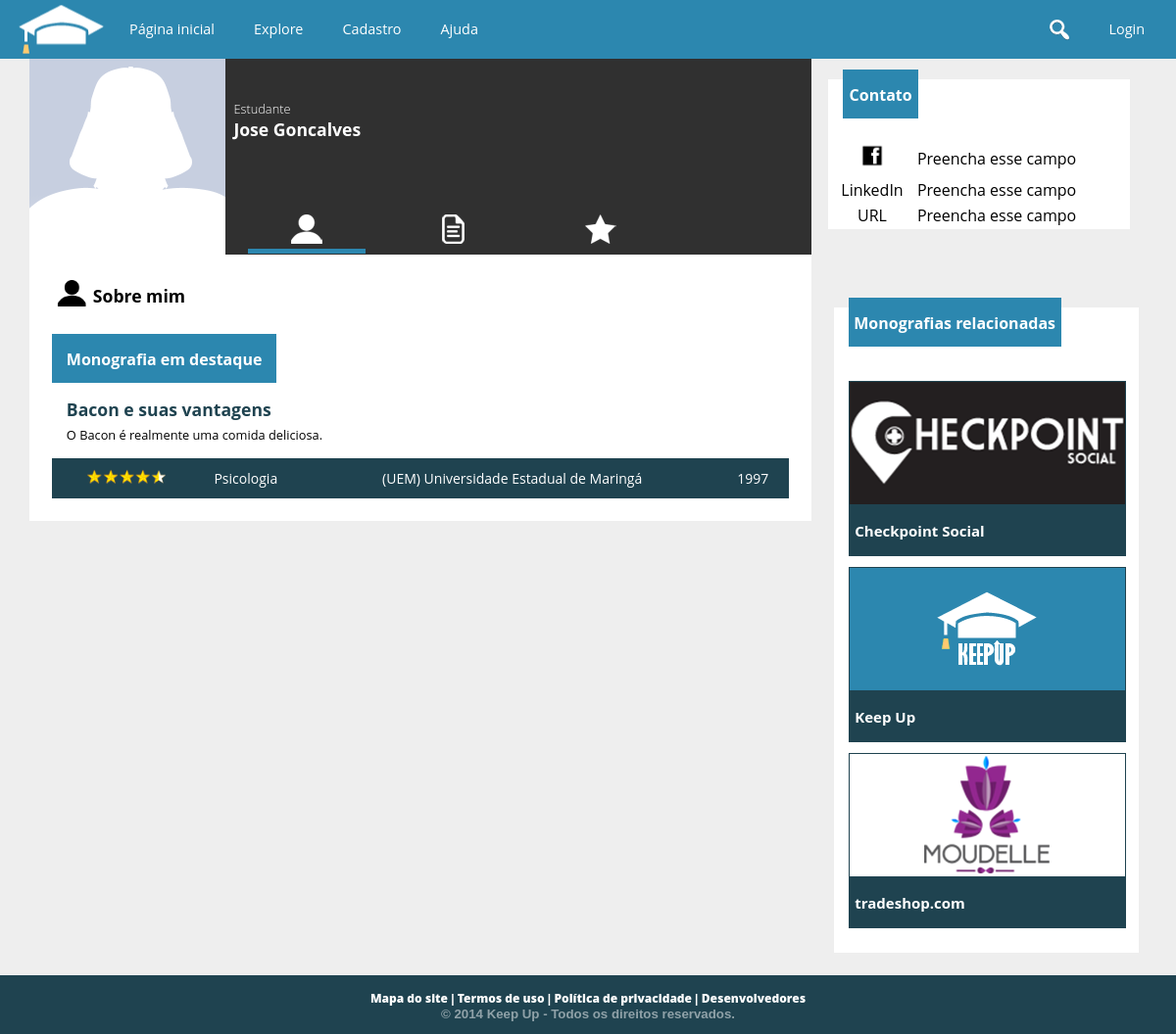
The page /aluno.php?u=zeds on the database its author committed.
### tables this page shows
CREATE TABLE `aluno` (
  `cd_aluno` int(11) NOT NULL AUTO_INCREMENT,
  `cd_usuario` int(11) NOT NULL,
  `nm_aluno` varchar(100) NOT NULL,
  `dt_nascimento` date NOT NULL,
  `tx_bio` text,
  `nm_url_avatar` text,
  `nm_fb` varchar(50) DEFAULT NULL,
  `tx_url_linkedin` text,
  `tx_url_externo` text,
  `nm_profissao` varchar(50) DEFAULT NULL,
  `cd_cidade` int(11) DEFAULT NULL,
  PRIMARY KEY (`cd_aluno`),
  UNIQUE KEY `cd_usuario` (`cd_usuario`),
  KEY `fk_alunocidade` (`cd_cidade`),
  CONSTRAINT `fk_alunocidade` FOREIGN KEY (`cd_cidade`) REFERENCES `cidade` (`cd_cidade`),
  CONSTRAINT `fk_alunousuario` FOREIGN KEY (`cd_usuario`) REFERENCES `usuario` (`cd_usuario`)
);

CREATE TABLE `trabalho` (
  `cd_trabalho` int(11) NOT NULL AUTO_INCREMENT,
  `nm_titulo` varchar(200) NOT NULL,
  `ds_resumo` text,
  `cd_escola` int(11) NOT NULL,
  `cd_curso` int(11) NOT NULL,
  `dt_publicado` datetime NOT NULL,
  `aa_publicacao` int(4) NOT NULL,
  `tx_pchave` varchar(255) DEFAULT '',
  PRIMARY KEY (`cd_trabalho`),
  KEY `fk_trabalhoescola` (`cd_escola`),
  KEY `fk_trabalhocurso` (`cd_curso`),
  CONSTRAINT `fk_trabalhocurso` FOREIGN KEY (`cd_curso`) REFERENCES `curso` (`cd_curso`),
  CONSTRAINT `fk_trabalhoescola` FOREIGN KEY (`cd_escola`) REFERENCES `escola` (`cd_escola`)
);

CREATE TABLE `curso` (
  `cd_curso` int(11) NOT NULL AUTO_INCREMENT,
  `nm_curso` varchar(100) NOT NULL,
  `vl_nivel` tinyint(4) NOT NULL,
  `cd_area` int(11) NOT NULL,
  PRIMARY KEY (`cd_curso`),
  UNIQUE KEY `nm_curso` (`nm_curso`),
  KEY `fk_curso_area` (`cd_area`),
  CONSTRAINT `fk_curso_area` FOREIGN KEY (`cd_area`) REFERENCES `area` (`cd_area`)
);

CREATE TABLE `escola` (
  `cd_escola` int(11) NOT NULL AUTO_INCREMENT,
  `cd_usuario` int(11) NOT NULL,
  `nm_escola` varchar(300) NOT NULL,
  `nm_cnpj` char(14) NOT NULL,
  `tx_url_avatar` text,
  `tx_info` text,
  `tx_endereco` varchar(150) DEFAULT NULL,
  `tx_contato` text,
  `tx_url_externo` text,
  `cd_cidade` int(11) DEFAULT NULL,
  PRIMARY KEY (`cd_escola`),
  UNIQUE KEY `cd_usuario` (`cd_usuario`),
  UNIQUE KEY `nm_cnpj` (`nm_cnpj`),
  KEY `fk_escolacidade` (`cd_cidade`),
  CONSTRAINT `fk_escolacidade` FOREIGN KEY (`cd_cidade`) REFERENCES `cidade` (`cd_cidade`),
  CONSTRAINT `fk_escolausuario` FOREIGN KEY (`cd_usuario`) REFERENCES `usuario` (`cd_usuario`)
);

### conexao.class.php (called while the page is built, shortened)
<?php
class Conexao {
	private $host = "localhost:3307";
	private $usuario = "root";
	private $senha = "usbw";
	private $banco = "keepup";
	private function conectar() {
		if($this->conexao = mysql_connect($this->host, $this->usuario, $this->senha)) {
			if($this->conexaoBanco = mysql_select_db($this->banco)) {
				return $this;
			}
		}
		die(mysql_error());
	}
	public function consultar($sql) {
		if($query = mysql_query($sql)) {
			$arr_resultado = array();
			while($resultado = mysql_fetch_array($query)) {
				array_push($arr_resultado, $resultado);
			}
			return $arr_resultado;
		}
		else {
			echo mysql_error();
			$this->desconectar();
			return false;
		}
	}
}
?>

### public_html/aluno.php (the view, shortened to what this page needs)
<?php
require("../conexao.class.php");
$conexao = new Conexao();
	$nm_login = $_GET['u'];
	$usuario = "SELECT cd_usuario FROM usuario WHERE nm_login = '$nm_login'";
	$pageuser = $conexao->consultar($usuario);
	$comando = "SELECT * FROM aluno WHERE cd_usuario = {$pageuser[0]['cd_usuario']}";
	$aluno = $conexao->consultar($comando);
	$cd_aluno = $aluno[0]["cd_aluno"];
	$consulta = "SELECT t.* FROM autoria a, trabalho t WHERE a.cd_aluno = $cd_aluno and t.cd_trabalho = a.cd_trabalho";
	$trabalhosAluno = $conexao->consultar($consulta);
	$cont = 0;
	foreach ($trabalhosAluno as $cadatrabalho) {
		$cont = $cont + 1;
		$comando = "SELECT SUM(vl_voto) AS soma FROM voto WHERE cd_trabalho = {$cadatrabalho["cd_trabalho"]}";
		$notatrabalho = $conexao->consultar($comando);
		if($cont == 1)	{
				$maiornota = $notatrabalho;
				$trabalhodestaque = $cadatrabalho['cd_trabalho'];
		}
		else {
			if ($notatrabalho > $maiornota)	{
					$maiornota = $notatrabalho;
					$trabalhodestaque = $cadatrabalho['cd_trabalho'];
			}
		}
	}
	if(isset($trabalhodestaque))
	{
	$consulta =
			"SELECT * FROM trabalho
			WHERE cd_trabalho = $trabalhodestaque";
	$trabalhoTop = $conexao->consultar($consulta);
 $nomeCurso = $conexao->consultar("SELECT c.nm_curso
        FROM trabalho t, curso c WHERE t.cd_trabalho = {$trabalhoTop[0]['cd_trabalho']}
        AND t.cd_curso = c.cd_curso");
  $nomeInstituicao = $conexao->consultar("SELECT nm_escola
    FROM escola WHERE cd_escola = {$trabalhoTop[0]['cd_escola']}");
	}
   ?>
<!doctype html>
<html>
<head>
<link href="cs/global.css" type="text/css" rel="stylesheet">
<link href="cs/estilo_user.css" rel="stylesheet" type="text/css">
</head>
<body>
<?php include "header.php"; ?>
     <div id="usuario">
    	 <div id="lado_left">
            <div id="foto_perfil_usuario" style="background-image:url(<?php if($aluno[0]['nm_url_avatar'] <> '')
			echo 'images/upload/'.$pageuser[0]["cd_usuario"]."/".$aluno[0]['nm_url_avatar'];
		else
			echo 'images/default/usericon.png';
		?>)"> </div>
            <div id="dados_usuario">
                <div id="texto_dados">
                    <h3> Estudante </h3>
                    <h1><?php echo  $aluno[0]["nm_aluno"]; ?></h1>
                </div>
                <div id="icones_dados">
                <a href="?ver=perfil&u=<?php echo $nm_login; ?>">	<div class="bot_perfil" id="profile" <?php if(!isset($_GET["ver"]) or $_GET["ver"] == "perfil"){ ?>style="border-bottom:5px solid #2c87af" <?php } ?>> </div> </a>
                <a href="?ver=trabalhos&u=<?php echo $nm_login; ?>">    <div class="bot_perfil" id="monografias" <?php if(isset($_GET["ver"]) and $_GET["ver"] == "trabalhos"){ ?>style="border-bottom:5px solid #2c87af" <?php } ?>> </div> </a>
                <a href="?ver=favoritos&u=<?php echo $nm_login; ?>" >    <div class="bot_perfil" id="favoritos" <?php if(isset($_GET["ver"]) and $_GET["ver"] == "favoritos"){ ?>style="border-bottom:5px solid #2c87af" <?php } ?>> </div> </a>
                </div>
            </div>
		</div>
        <div id="lado_right">
        	<div id="contato">
            	<header class="UltimosTrabalhos" style="background-color:white;">
                          <div class="latest_posts" style="margin:-10px auto auto 5%;"> <h1>  Contato </h1> </div>
                </header>
                <table style="background-color:white">
                	<tr>
                    	<td> <img src="images/face.png" width="30"></td>
                        <td style="text-align:left;"> <?php if($aluno[0]['nm_fb'] != "") {echo "www.facebook.com/".$aluno[0]['nm_fb'];}
    	else { echo "Preencha esse campo";} ?> </td>
                    </tr>
                    <tr>
                    	<td> LinkedIn </td>
                        <td style="text-align:left;"> <?php if($aluno[0]['tx_url_linkedin'] != "") {echo "".$aluno[0]['tx_url_linkedin'];}
    	else { echo "Preencha esse campo";} ?> </td>
                    </tr>
                    <tr>
                    	<td>URL</td>
                        <td style="text-align:left;"> <?php if($aluno[0]['tx_url_externo'] != "" ) { echo "".$aluno[0]['tx_url_externo'];}
    	else { echo "Preencha esse campo";} ?></td>
                    </tr>
                </table>
            </div>
        </div>
   </div>
     <section id="descricao_usuario">
        <?php if (isset($_GET["ver"]) and $_GET["ver"] == "trabalhos") { ?>
        <div class="esquerda">
            <table style="width:auto;">
            <tr>
                <td> <img src="images/perfil_usuario/monografias_.png" width="35px"> </td>
                <td> <h1> Meus trabalhos </h1> </td>
            </tr>
        </table>
                <div id="monografias_do_usuario">
                  <?php foreach($trabalhosAluno as $trabalho) { ?>
                    <div id="trabalho_usuario">
                    <a href="trabalho.php?t=<?php echo $trabalho["cd_trabalho"]; ?>">
                        <div class="trabalho_esquerda">
                            <div id="img_cada_trabalho"> </div>
                        </div>
                        <div class="trabalho_direita">
                            <h1><?php echo $trabalho["nm_titulo"]; ?></h1>
                            <p><?php echo $trabalho["ds_resumo"]; ?></p>
                        </div>
                        </a>
                    </div>
                    <?php } ?>
<?php
                    } else { ?>
        <div class="esquerda">
        <table style="width:auto;">
            <tr>
                <td> <img src="images/perfil_usuario/profile_.png" width="35px"> </td>
                <td> <h1> Sobre mim </h1> </td>
            </tr>
        </table>
             <div id="monografias_do_usuario">
                <div id="trabalhos">
    <?php if(isset($trabalhoTop)) { ?>
                    <header class="UltimosTrabalhos">
                          <div class="latest_posts"> <h1>  Monografia em destaque </h1> </div>
                    </header>
                    <a href="trabalho.php?t=<?php echo $trabalhoTop[0]["cd_trabalho"]; ?>">
                    <div id="monografia_destaque">
                        <div id="titulo_monografia_destaque">
                            <h1><?php echo $trabalhoTop[0]['nm_titulo']; ?></h1>
                            <p><?php echo $trabalhoTop[0]['ds_resumo'];?>
 </p>
                        </div>
                    </div>
                    </a>
                            <footer class="rodape_mono">
                                    <table>
                                        <tr>
                                            <td><img src="images/index_icons/votacao.png" width="80px"> </td>
                                            <td>
                                            <a href="../escola/Escola_monos.html"><?php echo $nomeCurso[0]['nm_curso'];?></a> </td>
                                            <td> <a href="../escola/Escola.html"><?php echo $nomeInstituicao[0]['nm_escola']; ?></a> </td>
                                            <td><?php echo $trabalhoTop[0]["aa_publicacao"]; ?></td>
                                        </tr>
                                    </table>
                           </footer>
<?php } ?>
                    </div>
                </div>
            </div>
        <?php } ?>
        <aside class="direita">
            <div id="monografias_relacionadas">
                <header class="UltimosTrabalhos"  style="background-color:white;">
                          <div class="latest_posts"> <h1> Monografias relacionadas </h1> </div>
                </header>
                <div id="mono_recente">
                    <div class="imagem_monografia_relacionada" id="relacionada_1"> </div>
                    <footer class="titulo_relacionada"> <h1> Checkpoint Social </h1>  </footer>
                </div>
                <div id="mono_recente">
                    <div class="imagem_monografia_relacionada" id="relacionada_2"> </div>
                    <footer class="titulo_relacionada"> <h1> Keep Up </h1> </footer>
                </div>
                <div id="mono_recente">
                    <div class="imagem_monografia_relacionada" id="relacionada_3"> </div>
                    <footer class="titulo_relacionada"> <h1> tradeshop.com </h1>  </footer>
                </div>
            </div>
        </aside>
     </section>
    	<?php include 'footer.php'; ?>
</body>
</html>

### public_html/cs/global.css (style rules this page uses)
* { font-family: 'Open Sans', sans-serif; }
body { margin:0; padding:0; font-family:Verdana, Geneva, sans-serif; border:0; background-color:#eeeeee; }
header { width:100%; height:60px; background-color:#2c87af; color:white; }
table { margin:auto; }
footer { width:100%; height:60px; clear:both; background-color:#1f4350; }

### public_html/cs/estilo_user.css (style rules this page uses)
#lado_left { height:20px; width:70%; float:left; }
#lado_right { float:right; width:30%; }
#usuario { width:95%; height:200px; background-color:#303030; margin:auto; }
#foto_perfil_usuario { float:left; width:200px; background-image:url(../images/usuario_postou/8.jpg); background-position:top center; background-repeat:no-repeat; background-size:cover; height:200px; }
#dados_usuario { float:left; height:203px; width:420px; }
#texto_dados { position:relative; width:100%; padding-top:10%; left:2%; color:white; height:55%; }
#texto_dados h1 { margin:0; font-size:1.1em }
#texto_dados h3 { margin:0; font-size:.8em; font-weight:200 }
#icones_dados { width:600px; height:20%; margin-left:2%; }
.bot_perfil { width:20%; height:100%; float:left; margin-left:2.5%; margin-right:2.5%; }
#profile { background-image:url(../images/perfil_usuario/profile.png); background-position:center; background-repeat:no-repeat; }
#monografias { background-image:url(../images/perfil_usuario/monografias.png); background-position:center; background-repeat:no-repeat; }
#favoritos { background-image:url(../images/perfil_usuario/favoritos.png); background-position:center; background-repeat:no-repeat; }
#descricao_usuario { width:95%; margin:auto; background-color:white; height:auto; }
.esquerda { width:66%; background-color:white; float:left; height:auto; padding:2%; }
.esquerda h1 { margin:0; font-size:1.1em; }
.esquerda p { margin:5px 0 0 0; font-size:.8em }
.direita { width:26%; float:right; height:auto; padding:2%; }
#contato { width:90%; height:200px; padding-left:5%; padding-right:5%; text-align:left; border-top:1px solid #eeeeee; background-color:#eeeeee; }
table { width:100%; margin:0 }
#monografias_relacionadas { width:95%; height:auto; padding-left:5%; padding-right:5%; padding-bottom:10%; background-color:white; margin-top:30px; }
#mono_recente { width:100%; height:175px; margin-top:15px; }
.imagem_monografia_relacionada { width:100%; height:125px; border:1px solid #1f4350 }
.titulo_relacionada { width:96%; height:50px; background-color:#1f4350; border:1px solid #1f4350; color:white; padding-left:2%; padding-right:2%; }
.titulo_relacionada h1 { margin:15px 0 0 0; font-size:15px; }
#relacionada_1 { background-image:url(../images/imagens_monografias/logo5.png); background-position:center; background-repeat:no-repeat; }
#relacionada_2 { background-image:url(../images/imagens_monografias/logo3.png); background-position:center; background-repeat:no-repeat; }
#relacionada_3 { background-image:url(../images/imagens_monografias/logo1.png); background-position:center; background-repeat:no-repeat; }
#monografias_do_usuario { width:100%; margin:auto; margin-top:30px; }
.UltimosTrabalhos { margin-top:20px; width:100%; background-color:white; }
#monografia_destaque { width:100%; height:auto; }
a:link { text-decoration:none; color:black; }
#titulo_monografia_destaque { width:96%; height:auto; padding:2%; }
#titulo_monografia_destaque h1 { color:#1f4350 }
.rodape_mono { margin:auto; color:white; height:auto; padding:1%; width:98%; font-size:14px; }
#monografia_destaque tr, td { text-align:center; }
.rodape_mono a:link { color:white; }
.latest_posts { float:left; width:auto; padding-left:2%; padding-right:2%; height:50px; margin-top:-10px; background-color:#2c87af; color:white; }
.latest_posts h1 { font-size:16px; margin-top:15px; }

### rows shown on the page
aluno: nm_aluno "Jose Goncalves"
trabalho: nm_titulo "Bacon e suas vantagens", ds_resumo "O Bacon é realmente uma comida deliciosa.", aa_publicacao "1997"
curso: nm_curso "Psicologia"
escola: nm_escola "(UEM) Universidade Estadual de Maringá"
